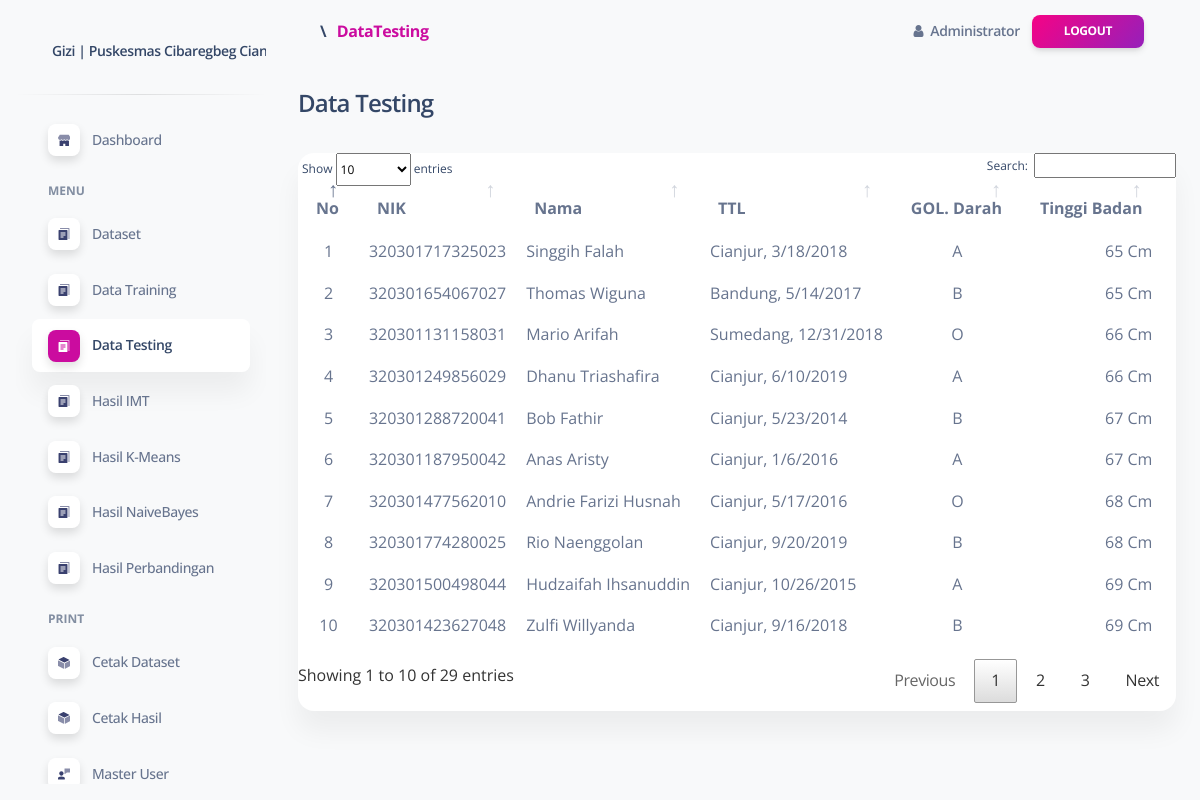
/portal/media.php?module=dataTesting (signed in), run on the app's committed database.
### tables this page shows
CREATE TABLE `dataset` (
  `id` int(255) NOT NULL,
  `nik` varchar(255) NOT NULL,
  `nama` varchar(255) NOT NULL,
  `tb` varchar(255) NOT NULL,
  `bb` varchar(255) NOT NULL,
  `jenisKelamin` varchar(255) NOT NULL,
  `tanggalLahir` varchar(20) NOT NULL,
  `golDar` varchar(10) NOT NULL,
  `tempatLahir` varchar(255) NOT NULL,
  `jenisData` varchar(255) NOT NULL,
  `IMT_status` varchar(255) NOT NULL
);

### portal/module/dataTesting/index.php (the view)
<div class="row">
    <div class="col-sm-12">
        <?php
        include_once '../../config/koneksi.php';
        $query = mysqli_query($conn, "SELECT * FROM dataset WHERE jenisData='testing'");
        ?>
        <h4>Data Testing</h4><br>
        <div class="col-sm-12">
            <div class="card">
                <div class="card-body px-0 pt-0 pb-2">
                    <div class="table-responsive p-0">
                        <table class="table" id="datatablesDataset">
                            <thead class="thead-dark">
                                <tr>
                                    <th scope="col" align="center">No</th>
                                    <th scope="col">NIK</th>
                                    <th scope="col">Nama</th>
                                    <th scope="col">TTL</th>
                                    <th scope="col">GOL. Darah</th>
                                    <th scope="col">Tinggi Badan</th>
                                    <th scope="col">Berat Badan</th>
                                </tr>
                            </thead>
                            <tbody>
                                <?php if (mysqli_num_rows($query) > 0) { ?>
                                    <?php
                                    $no = 1;
                                    while ($data = mysqli_fetch_array($query)) {
                                    ?>
                                        <tr>
                                            <td align="center"><?php echo $no ?></td>
                                            <td><?php echo $data["nik"]; ?></td>
                                            <td><?php echo $data["nama"]; ?></td>
                                            <td><?php echo $data["tempatLahir"] . ", " . $data["tanggalLahir"]; ?></td>
                                            <td align="center"><?php echo $data["golDar"]; ?></td>
                                            <td align="right"><?php echo $data["tb"]; ?> Cm</td>
                                            <td align="right"><?php echo $data["bb"]; ?> Kg</td>
                                        </tr>
                                    <?php $no++;
                                    } ?>
                                <?php } ?>
                            </tbody>
                        </table>
                    </div>
                </div>
            </div>
        </div>

### portal/layout/head.php (style rules this page uses)
th { text-align: left; }

### data on the page
dataset: nik "320301717325023", nama "Singgih Falah", tempatLahir "Cianjur", tanggalLahir "3/18/2018", golDar "A", tb "65"
dataset: nik "320301654067027", nama "Thomas Wiguna", tempatLahir "Bandung", tanggalLahir "5/14/2017", golDar "B", tb "65"
dataset: nik "320301131158031", nama "Mario Arifah", tempatLahir "Sumedang", tanggalLahir "12/31/2018", golDar "O", tb "66"
dataset: nik "320301249856029", nama "Dhanu Triashafira", tempatLahir "Cianjur", tanggalLahir "6/10/2019", golDar "A", tb "66"
dataset: nik "320301288720041", nama "Bob Fathir", tempatLahir "Cianjur", tanggalLahir "5/23/2014", golDar "B", tb "67"
dataset: nik "320301187950042", nama "Anas Aristy", tempatLahir "Cianjur", tanggalLahir "1/6/2016", golDar "A", tb "67"
dataset: nik "320301477562010", nama "Andrie Farizi Husnah", tempatLahir "Cianjur", tanggalLahir "5/17/2016", golDar "O", tb "68"
dataset: nik "320301774280025", nama "Rio Naenggolan", tempatLahir "Cianjur", tanggalLahir "9/20/2019", golDar "B", tb "68"
dataset: nik "320301500498044", nama "Hudzaifah Ihsanuddin", tempatLahir "Cianjur", tanggalLahir "10/26/2015", golDar "A", tb "69"
dataset: nik "320301423627048", nama "Zulfi Willyanda", tempatLahir "Cianjur", tanggalLahir "9/16/2018", golDar "B", tb "69"

### other printed values
TITLE "Gizi | Puskesmas Cibaregbeg…"
implode(" <span style='padding:6px'>\</span> ",$bc) "\\"
$bread['text'] "DataTesting"
$_SESSION['nama'] "Administrator"
